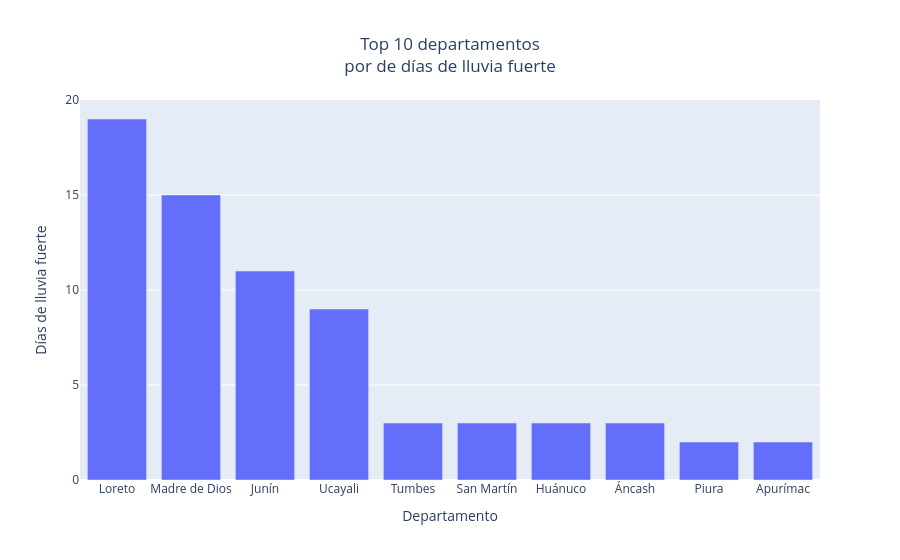

Write notebook code for a chart like this one.
### Code cell
barra_3 = px.bar(
    top_dias.head(10),
    x = "departamento",
    y = "dias_lluvia_fuerte",
    title = "Top 10 departamentos<br>por de días de lluvia fuerte",
    labels = {
        "departamento": "Departamento",
        "dias_lluvia_fuerte": "Días de lluvia fuerte"
    }
)

barra_3.update_layout(title_x=0.5, title_xanchor="center")

barra_3

### Figure 1 — Plotly figure (JSON) as saved in the notebook; plotly's stock layout.template omitted (floating-point values rounded to 4 significant figures)
{"data": [{"hovertemplate": "Departamento=%{x}<br>Días de lluvia fuerte=%{y}<extra></extra>", "legendgroup": "", "marker": {"color": "#636efa", "pattern": {"shape": ""}}, "name": "", "orientation": "v", "showlegend": false, "textposition": "auto", "type": "bar", "x": ["Loreto", "Madre de Dios", "Junín", "Ucayali", "Tumbes", "San Martín", "Huánuco", "Áncash", "Piura", "Apurímac"], "xaxis": "x", "y": [19, 15, 11, 9, 3, 3, 3, 3, 2, 2], "yaxis": "y"}], "layout": {"barmode": "relative", "legend": {"tracegroupgap": 0}, "title": {"text": "Top 10 departamentos<br>por de días de lluvia fuerte", "x": 0.5, "xanchor": "center"}, "xaxis": {"anchor": "y", "domain": [0, 1], "title": {"text": "Departamento"}}, "yaxis": {"anchor": "x", "domain": [0, 1], "title": {"text": "Días de lluvia fuerte"}}}}
